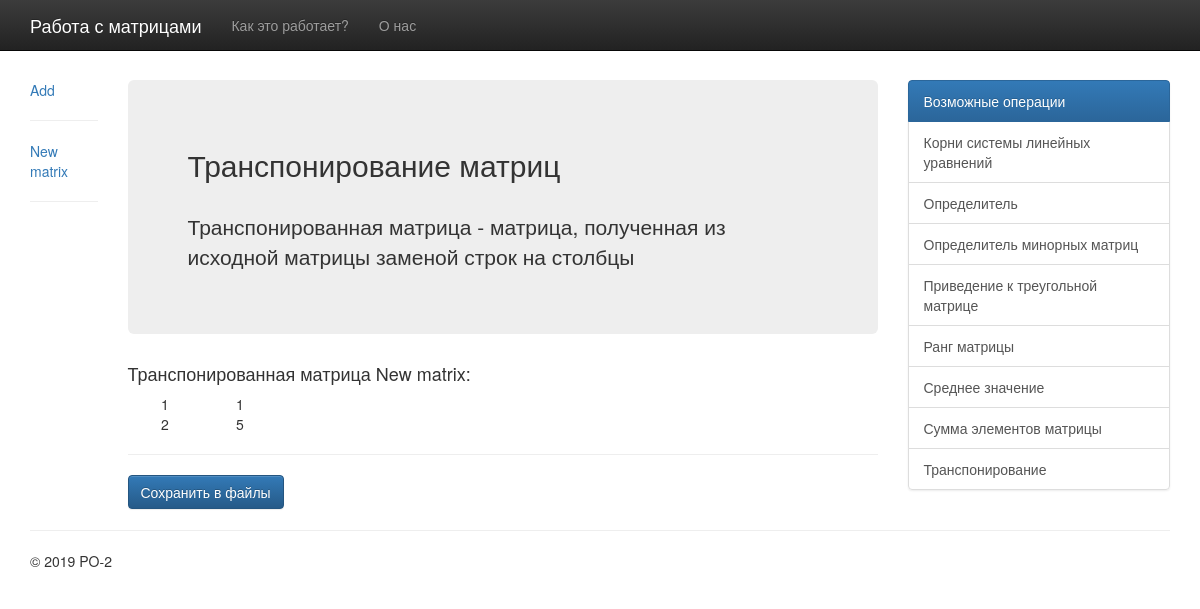
Before: /transposition/ with the older database file.
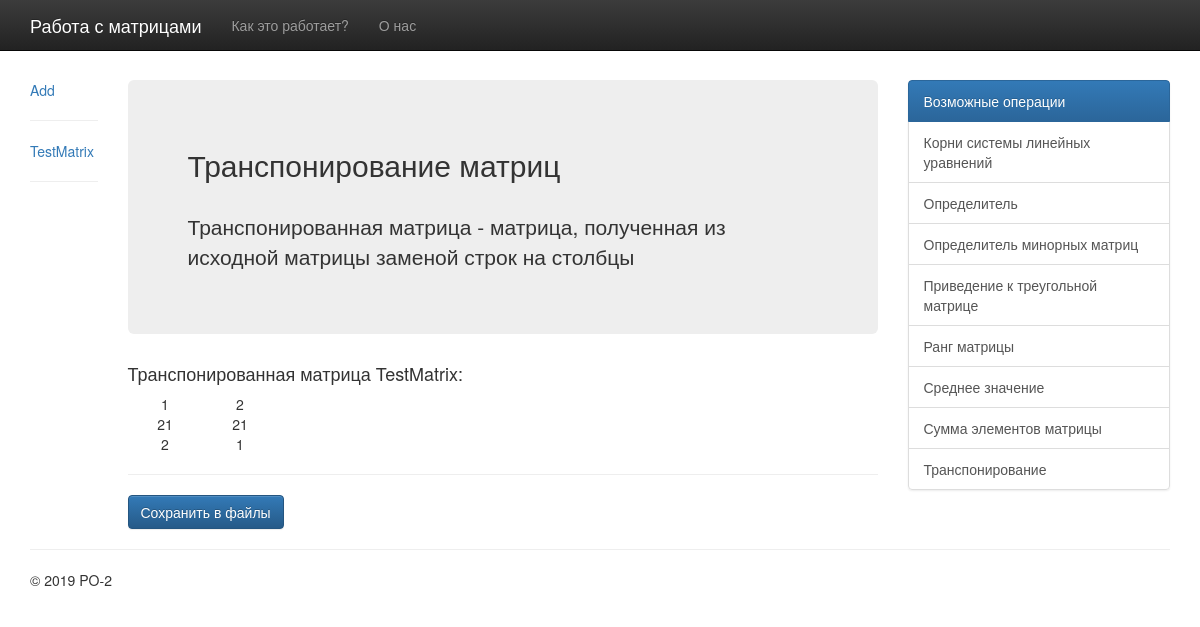
After: the same page with the newer database file.
### matrix/models.py (models this page shows, shortened)
class Matrix(models.Model):
    name = models.CharField(max_length=25, default="New matrix")
    rows = models.PositiveIntegerField(default=0)
    columns = models.PositiveIntegerField(default=0)
    values = models.TextField()
    file = models.FileField()
    def matrix(self):
        array = make_array(self.values)
        return array
    def transposition(self):
        array = np.transpose(np.array(make_array(self.values)))
        return array

### matrix/views.py (the view)
# urls.py: path('transposition/', TranspositionMatrixView.as_view(), name='transposition'),
class TranspositionMatrixView(ListView):
    model = Matrix
    template_name = 'transposition.html'

### matrix/models.py (called while the page is built)
def make_array(string):
    lines = string.splitlines()
    array = list(map(lambda x: list(map(int, x.split())), lines))
    return array

### templates/transposition.html
{% extends 'base.html' %}
{% block content %}
    <div class="col-sm-1">
        <div class="card"><a href="{% url 'create' %}">Add</a></div>
        <hr/>
        {% for matrix in object_list %}
            <div class="card"><a href="{% url 'detail' matrix.pk %}">{{ matrix.name }}</a></div>
            <hr/>
        {% endfor %}
    </div>
    <div class="col-sm-8">
        <div class="jumbotron">
            <h2>Транспонирование матриц</h2>
            <br>
            <p>Транспонированная матрица - матрица, полученная из
                исходной матрицы заменой строк на столбцы</p>
        </div>
    {% for matrix in object_list %}
        <h4>Транспонированная матрица {{ matrix.name }}:</h4>
        <table style="width: 20%; height: 100%; text-align: center">
            <tbody>
                {% for line in matrix.transposition %}
                    <tr>
                        {% for element in line %}
                            <td>{{ element }}</td>
                        {% endfor %}
                    </tr>
                {% endfor %}
            </tbody>
        </table>
        <hr/>
    {% endfor %}
    <button class="btn btn-primary">
        <a href="{% url 'trans_in_file' %}" style="color: white; text-decoration: none">
            Сохранить в файлы
        </a>
    </button>
    </div>
{% endblock content %}

### templates/base.html (shortened to what this page needs)
<!DOCTYPE html>
<html lang="en">
  <head>
    <link rel="stylesheet"
          href="https://maxcdn.bootstrapcdn.com/bootstrap/3.3.7/css/bootstrap.min.css"
>
    <link rel="stylesheet"
          href="https://maxcdn.bootstrapcdn.com/bootstrap/3.3.7/css/bootstrap-theme.min.css"
>
  </head>
  <body>
    <nav class="navbar navbar-fixed-top navbar-inverse">
      <div class="container">
        <div class="navbar-header">
          <a class="navbar-brand" style="color: white" href="{% url 'home' %}">
              Работа с матрицами
          </a>
        </div>
        <div id="navbar" class="collapse navbar-collapse">
          <ul class="nav navbar-nav">
            <li><a href="{% url 'how_working' %}">Как это работает?</a></li>
            <li><a href="{% url 'about' %}">О нас</a></li>
          </ul>
        </div>
      </div>
    </nav>
    <div class="container">
      <div class="row row-offcanvas row-offcanvas-right">
      <br><br><br><br>
          {% block content %}
          {% endblock content %}
          <div class="col-sm-3 sidebar-offcanvas" id="sidebar">
              <div class="list-group">
                <a class="list-group-item active">Возможные операции</a>
                <a href="{% url 'root_system' %}" class="list-group-item">Корни системы линейных уравнений</a>
                <a href="{% url 'determinate' %}" class="list-group-item">Определитель</a>
                <a href="{% url 'det_minor_matrix' %}" class="list-group-item">Определитель минорных матриц</a>
                <a href="{% url 'triangular_matrix' %}" class="list-group-item">Приведение к треугольной матрице</a>
                <a href="{% url 'matrix_rank' %}" class="list-group-item">Ранг матрицы</a>
                <a href="{% url 'mean_element' %}" class="list-group-item">Среднее значение</a>
                <a href="{% url 'sum_elements' %}" class="list-group-item">Сумма элементов матрицы</a>
                <a href="{% url 'transposition' %}" class="list-group-item">Транспонирование</a>
              </div>
          </div>
      </div>
      <hr>
      <footer>
        <p>&copy; 2019 PO-2</p>
      </footer>
    </div>
  </body>
</html>

Changed rows visible on the page:
removed Matrix: name "New matrix", line "1" "1" "2" "5"
added Matrix: name "TestMatrix", line "1" "2" "21" "21" "2" "1"
